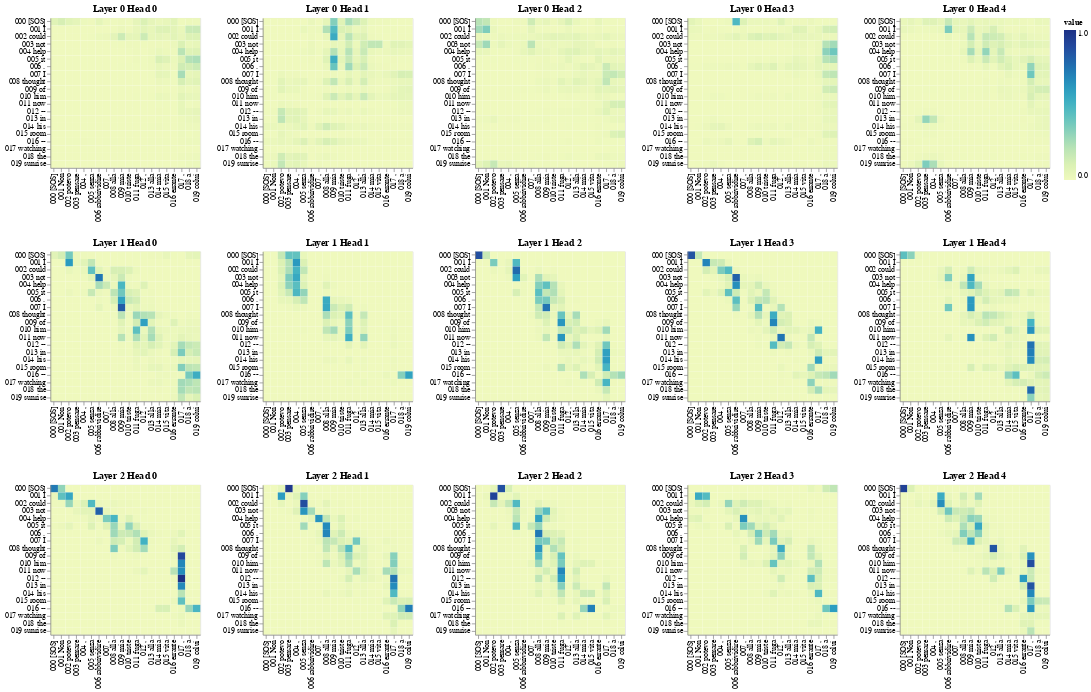

The notebook cell saved with this chart:
### Code cell
# Encoder-Decoder Cross-Attention
get_all_attention_maps("encoder-decoder", layers, heads, encoder_input_tokens, decoder_input_tokens, min(20, sentence_len))

### Figure 1 — Vega-Lite specification as saved in the notebook (floating-point values rounded to 4 significant figures; data arrays with more than 128 entries replaced by an {"elided": "..."} marker saying what was removed)
{"config": {"view": {"continuousWidth": 300, "continuousHeight": 300}}, "vconcat": [{"hconcat": [{"data": {"name": "data-e387d92f695ce2e617e41d27b259a5fa"}, "mark": {"type": "rect"}, "encoding": {"color": {"field": "value", "type": "quantitative"}, "tooltip": [{"field": "row", "type": "quantitative"}, {"field": "column", "type": "quantitative"}, {"field": "value", "type": "quantitative"}, {"field": "row_token", "type": "nominal"}, {"field": "col_token", "type": "nominal"}], "x": {"axis": {"title": ""}, "field": "col_token", "type": "nominal"}, "y": {"axis": {"title": ""}, "field": "row_token", "type": "nominal"}}, "height": 199, "name": "view_79", "title": "Layer 0 Head 0", "width": 199}, {"data": {"name": "data-6ce26fcf94688f21a256541cbd24e81b"}, "mark": {"type": "rect"}, "encoding": {"color": {"field": "value", "type": "quantitative"}, "tooltip": [{"field": "row", "type": "quantitative"}, {"field": "column", "type": "quantitative"}, {"field": "value", "type": "quantitative"}, {"field": "row_token", "type": "nominal"}, {"field": "col_token", "type": "nominal"}], "x": {"axis": {"title": ""}, "field": "col_token", "type": "nominal"}, "y": {"axis": {"title": ""}, "field": "row_token", "type": "nominal"}}, "height": 199, "name": "view_80", "title": "Layer 0 Head 1", "width": 199}, {"data": {"name": "data-d52e8d546015b19069e811cf981b6765"}, "mark": {"type": "rect"}, "encoding": {"color": {"field": "value", "type": "quantitative"}, "tooltip": [{"field": "row", "type": "quantitative"}, {"field": "column", "type": "quantitative"}, {"field": "value", "type": "quantitative"}, {"field": "row_token", "type": "nominal"}, {"field": "col_token", "type": "nominal"}], "x": {"axis": {"title": ""}, "field": "col_token", "type": "nominal"}, "y": {"axis": {"title": ""}, "field": "row_token", "type": "nominal"}}, "height": 199, "name": "view_81", "title": "Layer 0 Head 2", "width": 199}, {"data": {"name": "data-00f3dfda42e12202d7c6c0f8668fa9ad"}, "mark": {"type": "rect"}, "encoding": {"color": {"field": "value", "type": "quantitative"}, "tooltip": [{"field": "row", "type": "quantitative"}, {"field": "column", "type": "quantitative"}, {"field": "value", "type": "quantitative"}, {"field": "row_token", "type": "nominal"}, {"field": "col_token", "type": "nominal"}], "x": {"axis": {"title": ""}, "field": "col_token", "type": "nominal"}, "y": {"axis": {"title": ""}, "field": "row_token", "type": "nominal"}}, "height": 199, "name": "view_82", "title": "Layer 0 Head 3", "width": 199}, {"data": {"name": "data-2b7fa14ed414c22a0dbcfaec09fd0d6d"}, "mark": {"type": "rect"}, "encoding": {"color": {"field": "value", "type": "quantitative"}, "tooltip": [{"field": "row", "type": "quantitative"}, {"field": "column", "type": "quantitative"}, {"field": "value", "type": "quantitative"}, {"field": "row_token", "type": "nominal"}, {"field": "col_token", "type": "nominal"}], "x": {"axis": {"title": ""}, "field": "col_token", "type": "nominal"}, "y": {"axis": {"title": ""}, "field": "row_token", "type": "nominal"}}, "height": 199, "name": "view_83", "title": "Layer 0 Head 4", "width": 199}]}, {"hconcat": [{"data": {"name": "data-249f4a78446a58da7ef8887511882d89"}, "mark": {"type": "rect"}, "encoding": {"color": {"field": "value", "type": "quantitative"}, "tooltip": [{"field": "row", "type": "quantitative"}, {"field": "column", "type": "quantitative"}, {"field": "value", "type": "quantitative"}, {"field": "row_token", "type": "nominal"}, {"field": "col_token", "type": "nominal"}], "x": {"axis": {"title": ""}, "field": "col_token", "type": "nominal"}, "y": {"axis": {"title": ""}, "field": "row_token", "type": "nominal"}}, "height": 199, "name": "view_84", "title": "Layer 1 Head 0", "width": 199}, {"data": {"name": "data-6fb73bc4d6a78b3b4c380fb1e459a7a2"}, "mark": {"type": "rect"}, "encoding": {"color": {"field": "value", "type": "quantitative"}, "tooltip": [{"field": "row", "type": "quantitative"}, {"field": "column", "type": "quantitative"}, {"field": "value", "type": "quantitative"}, {"field": "row_token", "type": "nominal"}, {"field": "col_token", "type": "nominal"}], "x": {"axis": {"title": ""}, "field": "col_token", "type": "nominal"}, "y": {"axis": {"title": ""}, "field": "row_token", "type": "nominal"}}, "height": 199, "name": "view_85", "title": "Layer 1 Head 1", "width": 199}, {"data": {"name": "data-516c42c1ec5f84ca72590561e6f5eaec"}, "mark": {"type": "rect"}, "encoding": {"color": {"field": "value", "type": "quantitative"}, "tooltip": [{"field": "row", "type": "quantitative"}, {"field": "column", "type": "quantitative"}, {"field": "value", "type": "quantitative"}, {"field": "row_token", "type": "nominal"}, {"field": "col_token", "type": "nominal"}], "x": {"axis": {"title": ""}, "field": "col_token", "type": "nominal"}, "y": {"axis": {"title": ""}, "field": "row_token", "type": "nominal"}}, "height": 199, "name": "view_86", "title": "Layer 1 Head 2", "width": 199}, {"data": {"name": "data-f20c6c76243466f5d8b166dc3c21d65b"}, "mark": {"type": "rect"}, "encoding": {"color": {"field": "value", "type": "quantitative"}, "tooltip": [{"field": "row", "type": "quantitative"}, {"field": "column", "type": "quantitative"}, {"field": "value", "type": "quantitative"}, {"field": "row_token", "type": "nominal"}, {"field": "col_token", "type": "nominal"}], "x": {"axis": {"title": ""}, "field": "col_token", "type": "nominal"}, "y": {"axis": {"title": ""}, "field": "row_token", "type": "nominal"}}, "height": 199, "name": "view_87", "title": "Layer 1 Head 3", "width": 199}, {"data": {"name": "data-2fd8b7637c58b91f057bc9e057b71eaa"}, "mark": {"type": "rect"}, "encoding": {"color": {"field": "value", "type": "quantitative"}, "tooltip": [{"field": "row", "type": "quantitative"}, {"field": "column", "type": "quantitative"}, {"field": "value", "type": "quantitative"}, {"field": "row_token", "type": "nominal"}, {"field": "col_token", "type": "nominal"}], "x": {"axis": {"title": ""}, "field": "col_token", "type": "nominal"}, "y": {"axis": {"title": ""}, "field": "row_token", "type": "nominal"}}, "height": 199, "name": "view_88", "title": "Layer 1 Head 4", "width": 199}]}, {"hconcat": [{"data": {"name": "data-d9c41d93bef43b072461475222b68634"}, "mark": {"type": "rect"}, "encoding": {"color": {"field": "value", "type": "quantitative"}, "tooltip": [{"field": "row", "type": "quantitative"}, {"field": "column", "type": "quantitative"}, {"field": "value", "type": "quantitative"}, {"field": "row_token", "type": "nominal"}, {"field": "col_token", "type": "nominal"}], "x": {"axis": {"title": ""}, "field": "col_token", "type": "nominal"}, "y": {"axis": {"title": ""}, "field": "row_token", "type": "nominal"}}, "height": 199, "name": "view_89", "title": "Layer 2 Head 0", "width": 199}, {"data": {"name": "data-d40c2b03fac6314033b886ef399eab22"}, "mark": {"type": "rect"}, "encoding": {"color": {"field": "value", "type": "quantitative"}, "tooltip": [{"field": "row", "type": "quantitative"}, {"field": "column", "type": "quantitative"}, {"field": "value", "type": "quantitative"}, {"field": "row_token", "type": "nominal"}, {"field": "col_token", "type": "nominal"}], "x": {"axis": {"title": ""}, "field": "col_token", "type": "nominal"}, "y": {"axis": {"title": ""}, "field": "row_token", "type": "nominal"}}, "height": 199, "name": "view_90", "title": "Layer 2 Head 1", "width": 199}, {"data": {"name": "data-95b2c0e752733a4081a4556ec0b46da7"}, "mark": {"type": "rect"}, "encoding": {"color": {"field": "value", "type": "quantitative"}, "tooltip": [{"field": "row", "type": "quantitative"}, {"field": "column", "type": "quantitative"}, {"field": "value", "type": "quantitative"}, {"field": "row_token", "type": "nominal"}, {"field": "col_token", "type": "nominal"}], "x": {"axis": {"title": ""}, "field": "col_token", "type": "nominal"}, "y": {"axis": {"title": ""}, "field": "row_token", "type": "nominal"}}, "height": 199, "name": "view_91", "title": "Layer 2 Head 2", "width": 199}, {"data": {"name": "data-2c88ee0153c10145406a3374f1c4c261"}, "mark": {"type": "rect"}, "encoding": {"color": {"field": "value", "type": "quantitative"}, "tooltip": [{"field": "row", "type": "quantitative"}, {"field": "column", "type": "quantitative"}, {"field": "value", "type": "quantitative"}, {"field": "row_token", "type": "nominal"}, {"field": "col_token", "type": "nominal"}], "x": {"axis": {"title": ""}, "field": "col_token", "type": "nominal"}, "y": {"axis": {"title": ""}, "field": "row_token", "type": "nominal"}}, "height": 199, "name": "view_92", "title": "Layer 2 Head 3", "width": 199}, {"data": {"name": "data-c9ccb0d4ac9df6226c3d5006b2c38859"}, "mark": {"type": "rect"}, "encoding": {"color": {"field": "value", "type": "quantitative"}, "tooltip": [{"field": "row", "type": "quantitative"}, {"field": "column", "type": "quantitative"}, {"field": "value", "type": "quantitative"}, {"field": "row_token", "type": "nominal"}, {"field": "col_token", "type": "nominal"}], "x": {"axis": {"title": ""}, "field": "col_token", "type": "nominal"}, "y": {"axis": {"title": ""}, "field": "row_token", "type": "nominal"}}, "height": 199, "name": "view_93", "title": "Layer 2 Head 4", "width": 199}]}], "params": [{"name": "param_79", "select": {"type": "interval", "encodings": ["x", "y"]}, "bind": "scales", "views": ["view_79"]}, {"name": "param_80", "select": {"type": "interval", "encodings": ["x", "y"]}, "bind": "scales", "views": ["view_80"]}, {"name": "param_81", "select": {"type": "interval", "encodings": ["x", "y"]}, "bind": "scales", "views": ["view_81"]}, {"name": "param_82", "select": {"type": "interval", "encodings": ["x", "y"]}, "bind": "scales", "views": ["view_82"]}, {"name": "param_83", "select": {"type": "interval", "encodings": ["x", "y"]}, "bind": "scales", "views": ["view_83"]}, {"name": "param_84", "select": {"type": "interval", "encodings": ["x", "y"]}, "bind": "scales", "views": ["view_84"]}, {"name": "param_85", "select": {"type": "interval", "encodings": ["x", "y"]}, "bind": "scales", "views": ["view_85"]}, {"name": "param_86", "select": {"type": "interval", "encodings": ["x", "y"]}, "bind": "scales", "views": ["view_86"]}, {"name": "param_87", "select": {"type": "interval", "encodings": ["x", "y"]}, "bind": "scales", "views": ["view_87"]}, {"name": "param_88", "select": {"type": "interval", "encodings": ["x", "y"]}, "bind": "scales", "views": ["view_88"]}, {"name": "param_89", "select": {"type": "interval", "encodings": ["x", "y"]}, "bind": "scales", "views": ["view_89"]}, {"name": "param_90", "select": {"type": "interval", "encodings": ["x", "y"]}, "bind": "scales", "views": ["view_90"]}, {"name": "param_91", "select": {"type": "interval", "encodings": ["x", "y"]}, "bind": "scales", "views": ["view_91"]}, {"name": "param_92", "select": {"type": "interval", "encodings": ["x", "y"]}, "bind": "scales", "views": ["view_92"]}, {"name": "param_93", "select": {"type": "interval", "encodings": ["x", "y"]}, "bind": "scales", "views": ["view_93"]}], "$schema": "https://vega.github.io/schema/vega-lite/v5.20.1.json", "datasets": {"data-e387d92f695ce2e617e41d27b259a5fa": {"elided": "400 records"}, "data-6ce26fcf94688f21a256541cbd24e81b": {"elided": "400 records"}, "data-d52e8d546015b19069e811cf981b6765": {"elided": "400 records"}, "data-00f3dfda42e12202d7c6c0f8668fa9ad": {"elided": "400 records"}, "data-2b7fa14ed414c22a0dbcfaec09fd0d6d": {"elided": "400 records"}, "data-249f4a78446a58da7ef8887511882d89": {"elided": "400 records"}, "data-6fb73bc4d6a78b3b4c380fb1e459a7a2": {"elided": "400 records"}, "data-516c42c1ec5f84ca72590561e6f5eaec": {"elided": "400 records"}, "data-f20c6c76243466f5d8b166dc3c21d65b": {"elided": "400 records"}, "data-2fd8b7637c58b91f057bc9e057b71eaa": {"elided": "400 records"}, "data-d9c41d93bef43b072461475222b68634": {"elided": "400 records"}, "data-d40c2b03fac6314033b886ef399eab22": {"elided": "400 records"}, "data-95b2c0e752733a4081a4556ec0b46da7": {"elided": "400 records"}, "data-2c88ee0153c10145406a3374f1c4c261": {"elided": "400 records"}, "data-c9ccb0d4ac9df6226c3d5006b2c38859": {"elided": "400 records"}}}
